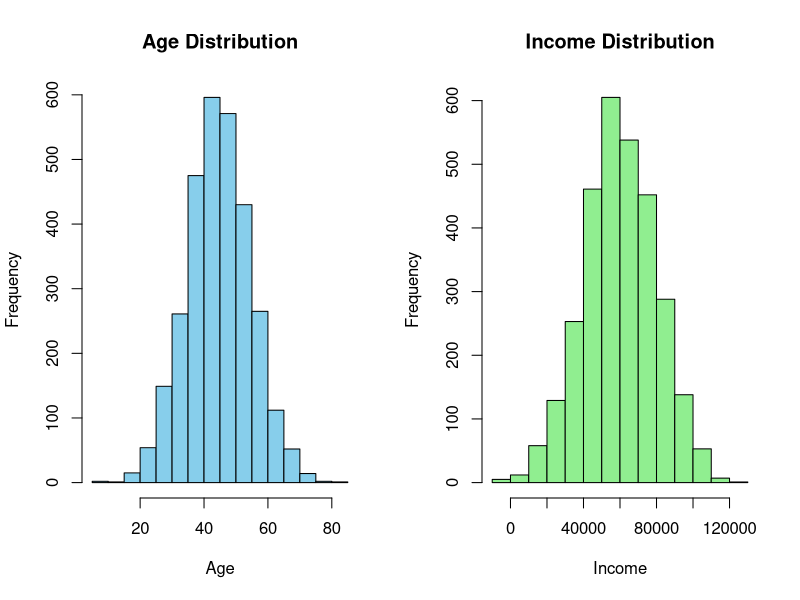
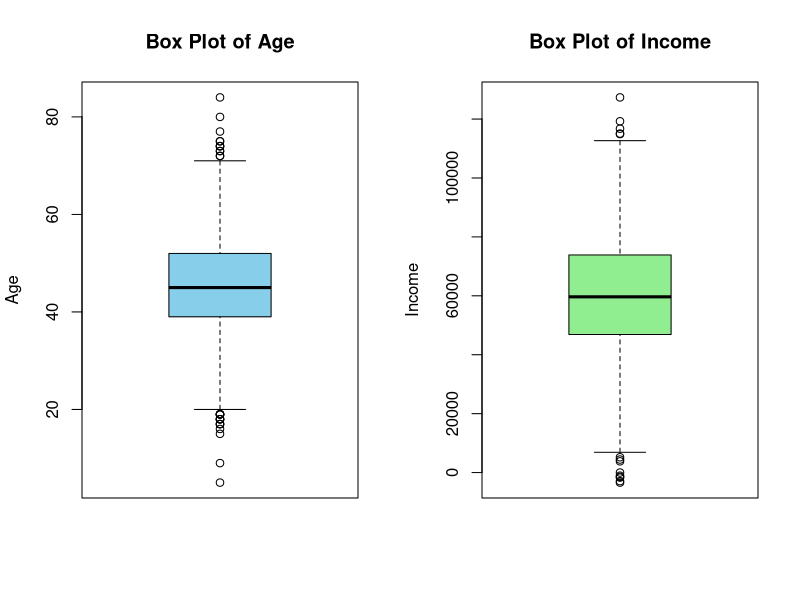
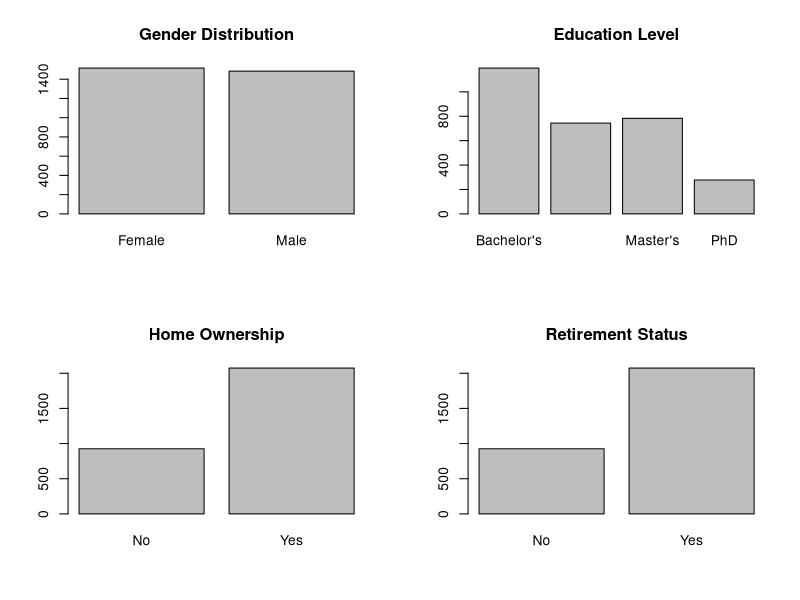

These charts were generated, in order, by the following R code:
## ---- chunk 1

# Load required packages
library(ggplot2)  # For advanced plotting
library(dplyr)    # For data manipulation
library(tidyr)    # For data tidying
library(tidyverse)

## ---- chunk 2

set.seed(789)

## ---- chunk 3

n <- 3000

## ---- chunk 4

Gender <- sample(c("Male", "Female"), n, replace = TRUE)
Age <- round(rnorm(n, mean = 45, sd = 10))
Income <- round(rnorm(n, mean = 60000, sd = 20000))
Education <- sample(c("High School", "Bachelor's", "Master's", "PhD"), n, replace = TRUE, prob = c(0.25, 0.4, 0.25, 0.1))
HomeOwner <- sample(c("Yes", "No"), n, replace = TRUE, prob = c(0.7, 0.3))
Retired <- sample(c("Yes", "No"), n, replace = TRUE, prob = c(0.15, 0.85))

## ---- chunk 5

data <- data.frame(Gender, Age, Income, Education, HomeOwner, Retired)

## ---- chunk 6

summary(data)
str(data)

## ---- chunk 7

# Convert 'HomeOwner' from character to factor with levels "No" and "Yes"
data$HomeOwner <- factor(data$HomeOwner, levels = c("No", "Yes"))

# Show structure of 'HomeOwner' after conversion
str(data$HomeOwner)

data$Retired <- factor(data$HomeOwner, levels = c("No", "Yes"))



## ---- chunk 8

# Frequency table for categorical variables
table(data$Gender)
table(data$Education)
table(data$HomeOwner)
table(data$Retired)

## ---- chunk 9

# Histograms for Age and Income
par(mfrow=c(1,2))  # Arrange plots in one row, two columns
# Histogram for Age
hist(data$Age, 
     main = "Age Distribution", 
     xlab = "Age", 
     ylab = "Frequency",
     col = "skyblue",  # Histogram color
     border = "black"  # Border color
)

# Histogram for Income
hist(data$Income, 
     main = "Income Distribution", 
     xlab = "Income", 
     ylab = "Frequency",
     col = "lightgreen",  # Histogram color
     border = "black"     # Border color
)


# Box plot for Age
boxplot(data$Age,
        main = "Box Plot of Age",
        ylab = "Age",
        col = "skyblue",  # Box color
        border = "black", # Border color
        horizontal = FALSE  # Vertical box plot
)

# Box plot for Income
boxplot(data$Income,
        main = "Box Plot of Income",
        ylab = "Income",
        col = "lightgreen",  # Box color
        border = "black",    # Border color
        horizontal = FALSE   # Vertical box plot
)

## ---- chunk 10

# Bar plots for categorical variables
par(mfrow=c(2,2))  # Arrange plots in a 2x2 grid
barplot(table(data$Gender), main="Gender Distribution")
barplot(table(data$Education), main="Education Level")
barplot(table(data$HomeOwner), main="Home Ownership")
barplot(table(data$Retired), main="Retirement Status")





## ---- chunk 11

# Model 1: Income ~ Age
model1 <- lm(Age ~ Age, data = data)

# Summary of the model
summary(model1)

str(data)

## ---- chunk 12


# Model 2: Income ~ Age + Gender
model2 <- lm(Income ~ Age + Gender, data = data)

# Summary of the model
summary(model2)


## ---- chunk 13



# Model 3: HomeOwner ~ Age + Income + Education
model3 <- glm(HomeOwner ~ Age + Income + Education, data = data, family = binomial)

# Summary of the model
summary(model3)



## ---- chunk 14

# Model 4: Retired ~ Age + Income + Gender + Education
model4 <- glm(Retired ~ Age + Income + Gender + Education, data = data, family = binomial)

# Summary of the model
summary(model4)


